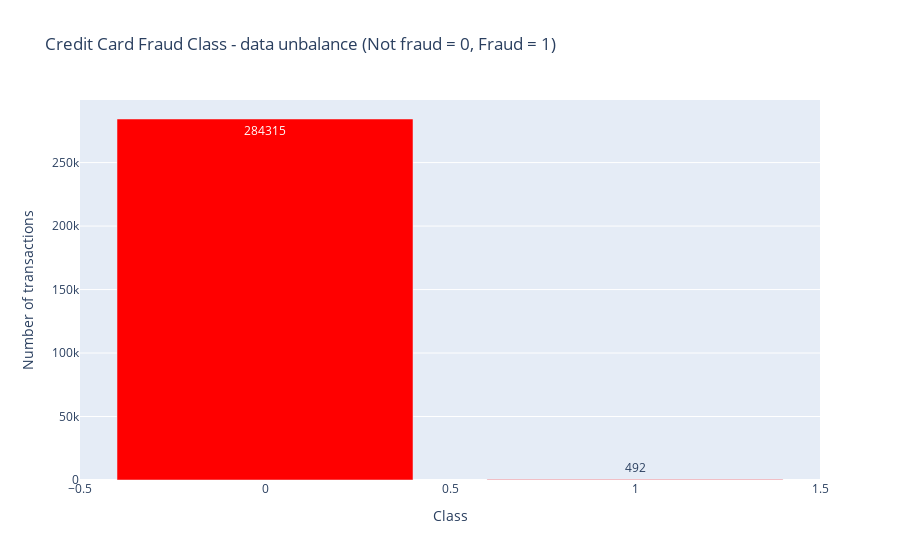

Notebook source saved alongside this figure:
### Markdown cell above
Let's check data unbalance with respect with *target* value, i.e. **Class**.

### Code cell
temp = credit_card_data["Class"].value_counts()
df = pd.DataFrame({'Class': temp.index,'values': temp.values})

trace = go.Bar(
    x = df['Class'],y = df['values'],
    name="Credit Card Fraud Class - data unbalance (Not fraud = 0, Fraud = 1)",
    marker=dict(color="Red"),
    text=df['values']
)
data = [trace]
layout = dict(title = 'Credit Card Fraud Class - data unbalance (Not fraud = 0, Fraud = 1)',
          xaxis = dict(title = 'Class', showticklabels=True), 
          yaxis = dict(title = 'Number of transactions'),
          hovermode = 'closest',width=600
         )
fig = dict(data=data, layout=layout)
iplot(fig, filename='class')

### Figure 1 — Plotly figure (JSON) as saved in the notebook; plotly's stock layout.template omitted (floating-point values rounded to 4 significant figures)
{"data": [{"marker": {"color": "Red"}, "name": "Credit Card Fraud Class - data unbalance (Not fraud = 0, Fraud = 1)", "text": [284315, 492], "x": [0, 1], "y": [284315, 492], "type": "bar"}], "layout": {"hovermode": "closest", "title": {"text": "Credit Card Fraud Class - data unbalance (Not fraud = 0, Fraud = 1)"}, "xaxis": {"showticklabels": true, "title": {"text": "Class"}, "type": "linear", "range": [-0.5, 1.5], "autorange": true}, "yaxis": {"title": {"text": "Number of transactions"}, "type": "linear", "range": [0, 299300.0], "autorange": true}, "autosize": true}}
